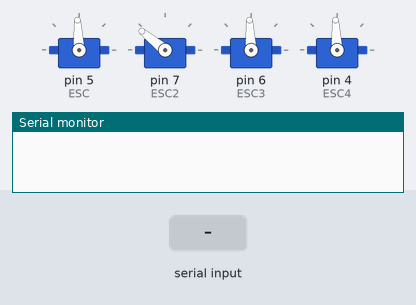
Bench run of a sketch on a simulated Arduino Uno, built with avr-gcc and run on an emulated ATmega328P. Shown: 4 × servo, the last lines printed to the serial monitor. The inputs (shaded band) are chosen by the test bench.

Above: at 1.3 s.
1.4 s: "+" received over Serial
At 2.8 s:
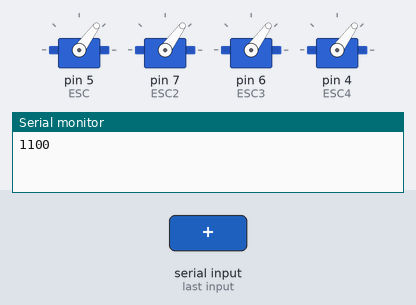
3.1 s: "1" received over Serial
At 4.3 s:
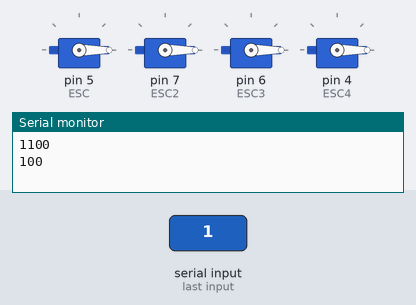
4.8 s: "2" received over Serial
At 5.6 s:
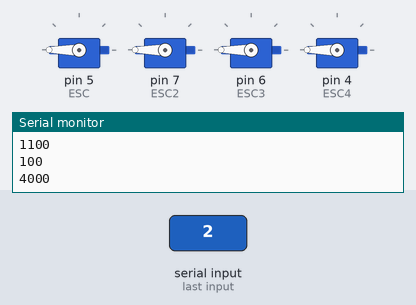
6.5 s: "1" received over Serial
At 6.65 s:
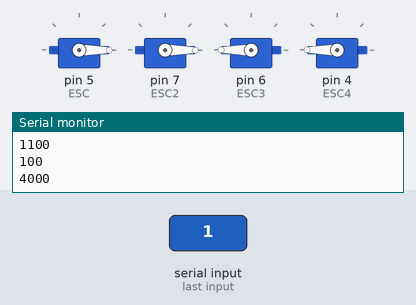
8.2 s: "-" received over Serial
At 8.35 s:
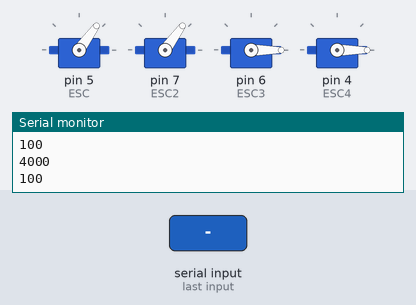
9.9 s: "2" received over Serial
At 10.05 s:
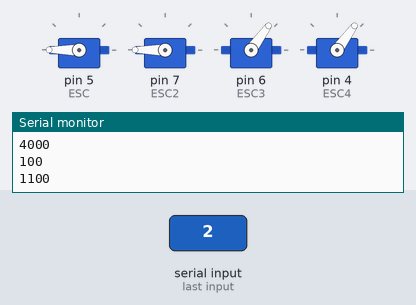
Timing chart, 0 to 12.6 s (numbered marks = the images above; inputs shaded):
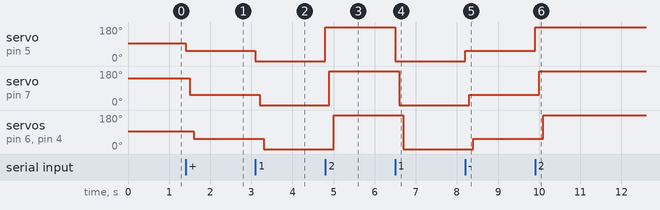

The sketch:

_4bldc_bhaiya.ino
```cpp
#define MIN 100
#define MAX 4000
#include <Servo.h>
Servo ESC;
Servo ESC2;
Servo ESC3;
Servo ESC4;
//int trig=8;
//int echo=10;
//--
void setup() {
  // put your setup code here, to run once:
  ESC.attach(5);//,900,2000);
  ESC.writeMicroseconds(1500);
  delay(100);
  ESC2.attach(7);//,900,2000);
  ESC2.writeMicroseconds(2000);
  delay(1);
  ESC3.attach(6);
  ESC3.writeMicroseconds(1500);
   ESC4.attach(4);
  ESC4.writeMicroseconds(1500);
  Serial.begin(115200);
  //delay(3000);
  //pinMode(trig,OUTPUT);
  //pinMode(echo,INPUT);
}
int k = 0;
//int rpm=0;
//double u_dis=0;
//double u_time=0;
void loop() {
  // put your main code here, to run repeatedly:
  //digitalWrite(trig,0);
  //delayMicroseconds(10);
  if (Serial.available())
  {
    char ch = Serial.read();
    if (ch == '+')
      k += 10;
    if (ch == '-')
      k -= 10;
    if (ch == '1')
      k = MIN;
    if (ch == '2')
      k = MAX;
    k = k < MIN ? 1100 : k;
    k = k > MAX ? MAX : k;
    ESC.writeMicroseconds(k);
     delay(100);
    ESC2.writeMicroseconds(k);
    delay(100);
      ESC3.writeMicroseconds(k);
    delay(1);
     ESC4.writeMicroseconds(k);
    delay(1);
  Serial.println(k);
  }
  //digitalWrite(trig, 1);
  //delayMicroseconds(10);
  //u_time = pulseIn(echo, 1);
  //u_dis = (u_time/2) / 29.1;
//  Serial.print(" ");
//  Serial.print(u_time);
//  delayMicroseconds(10);
//Serial.println(k);
  //Serial.print(" ");
  //Serial.print(u_dis);
  //Serial.println(" cm");
  delayMicroseconds(10);
}
```

Measured:
- after the input at 1.4 s, servo on pin 5 (ESC): 93° → 54° at once; servo on pin 7 (ESC2): 141° → 54° after 0.10 s; servo on pin 6 (ESC3), servo on pin 4 (ESC4): 93° → 54° after 0.20 s
- after the input at 3.1 s, servo on pin 5 (ESC): 54° → 0° at once; servo on pin 7 (ESC2): 54° → 0° after 0.10 s; servo on pin 6 (ESC3), servo on pin 4 (ESC4): 54° → 0° after 0.20 s
- after the input at 4.8 s, servo on pin 5 (ESC): 0° → 180° at once; servo on pin 7 (ESC2): 0° → 180° after 0.10 s; servo on pin 6 (ESC3), servo on pin 4 (ESC4): 0° → 180° after 0.20 s
- after the input at 6.5 s, servo on pin 5 (ESC): 180° → 0° at once; servo on pin 7 (ESC2): 180° → 0° after 0.10 s; servo on pin 6 (ESC3), servo on pin 4 (ESC4): 180° → 0° after 0.20 s
- after the input at 8.2 s, servo on pin 5 (ESC): 0° → 54° at once; servo on pin 7 (ESC2): 0° → 54° after 0.10 s; servo on pin 6 (ESC3), servo on pin 4 (ESC4): 0° → 54° after 0.20 s
- after the input at 9.9 s, servo on pin 5 (ESC): 54° → 180° at once; servo on pin 7 (ESC2): 54° → 180° after 0.10 s; servo on pin 6 (ESC3), servo on pin 4 (ESC4): 54° → 180° after 0.20 s
